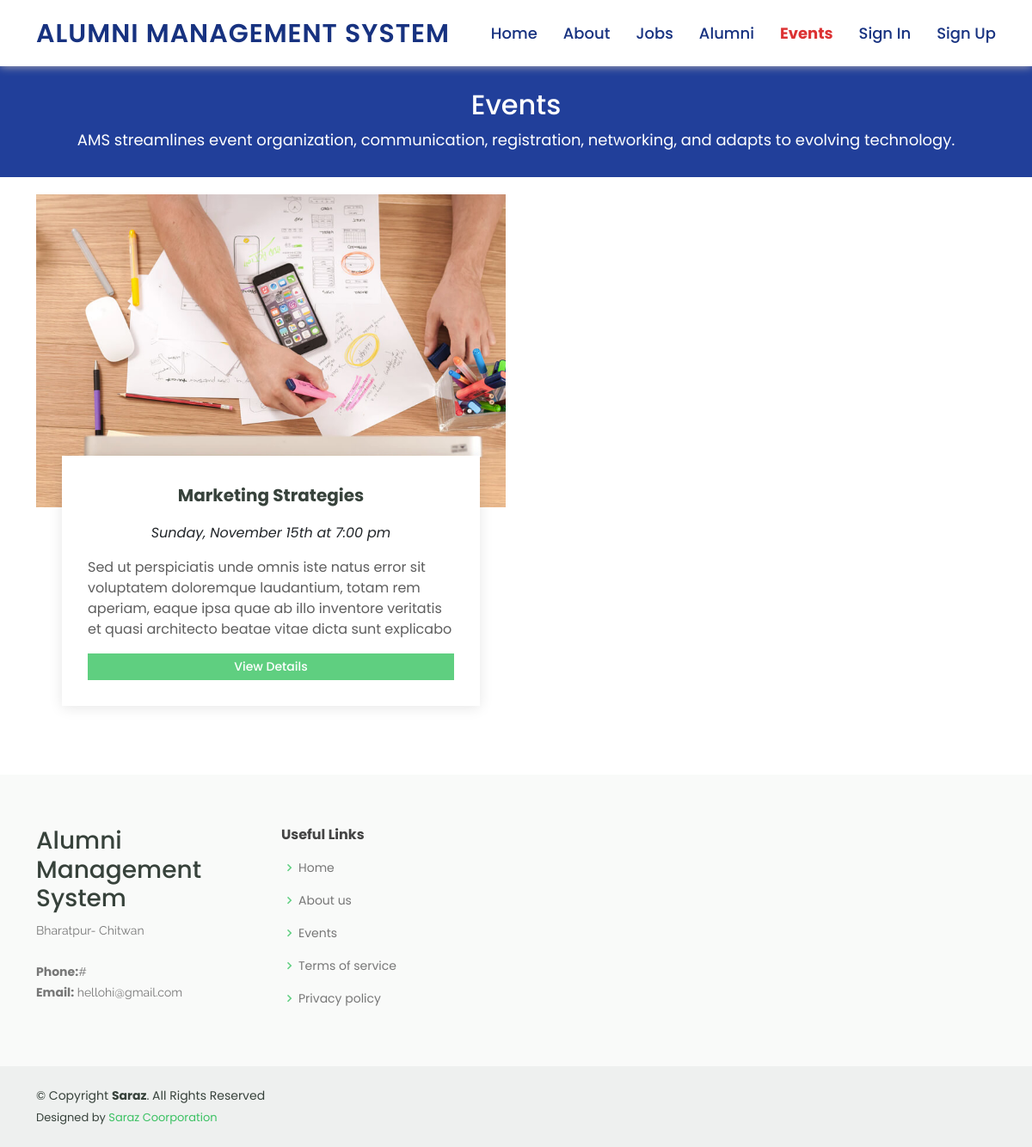
/events.php, run on an earlier commit of the app's database.
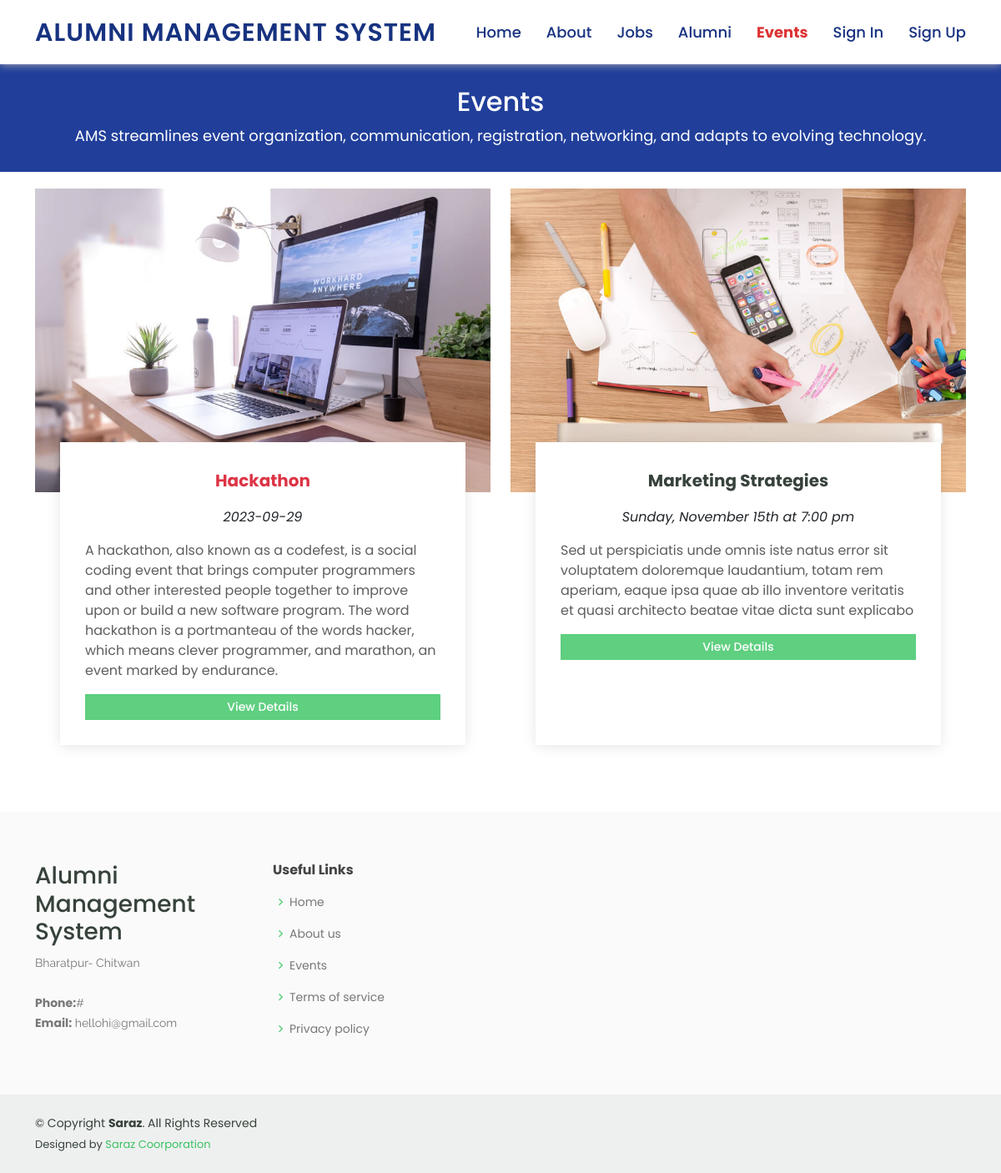
And on a later commit of the database.
### tables this page shows
CREATE TABLE `events` (
  `event_id` int(11) NOT NULL,
  `event_title` varchar(255) NOT NULL,
  `organizer` varchar(255) NOT NULL,
  `organizer_email` varchar(255) NOT NULL,
  `type` varchar(100) NOT NULL,
  `venue` varchar(255) NOT NULL,
  `date_and_time` date NOT NULL,
  `description` text NOT NULL,
  `join_event` text NOT NULL,
  `banner_image` varchar(255) NOT NULL DEFAULT '2.png'
);

### events.php (the view, shortened to what this page needs)
<?php
include 'head/header.php';
include 'config/db.php';
$todayDate = date("Y-m-d");
$sql = "SELECT * FROM events WHERE date_and_time >= '$todayDate'";
$result = $conn->query($sql);
?>
<main id="main">
  <div class="breadcrumbs" data-aos="fade-in">
    <div class="container">
      <h2>Events</h2>
      <p>AMS streamlines event organization, communication, registration, networking, and adapts to evolving technology. </p>
    </div>
  </div>
  <section id="events" class="events">
    <div class="container" data-aos="fade-up">
      <div class="row">
      <?php
        if ($result->num_rows > 0) {
          while ($row = $result->fetch_assoc()) {
            ?>
        <div class="col-md-6 d-flex align-items-stretch">
          <div class="card">
            <div class="card-img">
              <img src="assets/img/events-1.jpg" alt="...">
            </div>
            <div class="card-body">
              <h5 class="card-title text-danger"><?=$row['event_title']?></h5>
              <p class="fst-italic text-center"><?=$row['date_and_time']?></p>
              <p class="card-text"><?=$row['description']?></p>
              <?php
              if (!isset($_SESSION['is_login'])) { ?>
                <a href="login.php">
                  <h4>View Details</h4>
                </a>
              <?php } else { ?>
                <a href="events-details.php?id=<?=$row['event_id']?> " >
                  <h4>View Details</h4>
                </a>
              <?php } ?>
            </div>
          </div>
        </div>
        <?php }
        }
        ?>
        <div class="col-md-6 d-flex align-items-stretch">
          <div class="card">
            <div class="card-img">
              <img src="assets/img/events-2.jpg" alt="...">
            </div>
            <div class="card-body">
              <h5 class="card-title"><a href="events-details.php">Marketing Strategies</a></h5>
              <p class="fst-italic text-center">Sunday, November 15th at 7:00 pm</p>
              <p class="card-text">Sed ut perspiciatis unde omnis iste natus error sit voluptatem doloremque laudantium, totam rem aperiam, eaque ipsa quae ab illo inventore veritatis et quasi architecto beatae vitae dicta sunt explicabo</p>
              <?php
              if (!isset($_SESSION['is_login'])) { ?>
                <a href="login.php">
                  <h4>View Details</h4>
                </a>
              <?php } else { ?>
                <a href="events-details.php">
                  <h4>View Details</h4>
                </a>
              <?php } ?>
            </div>
          </div>
        </div>
      </div>
    </div>
  </section>
</main>
<?php include('head/footer.php') ?>

What changed in the data, as far as the page shows it:
added events: event_title "Hackathon", date_and_time "2023-09-29", description "A hackathon, also known as a codefest, is a social coding event that brings computer programmers and other interested people together to improve upon or build a new software program. The word hackathon is a portmanteau of the words hacker, which means clever programmer, and marathon, an event marked by endurance."
